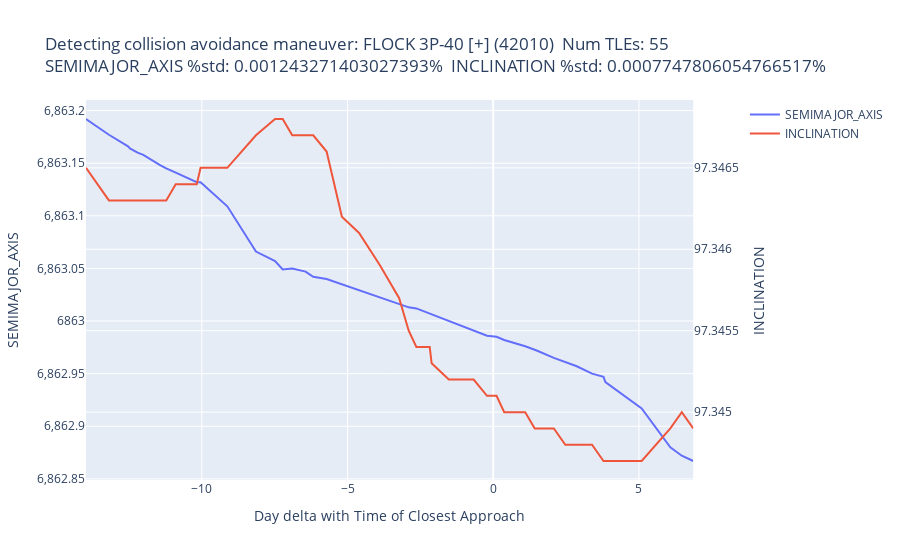

This figure's notebook cell:
### Code cell
satellite = next(iter_sat_ids)
plot_df = new_df[new_df.sat_norad == satellite]
sat_name = plot_df.head(1).sat_name
sapstd = single_max_prob[single_max_prob.sat_norad == satellite].SEMIMAJOR_AXIS_PERCENT_STD.values[0]
ipstd = single_max_prob[single_max_prob.sat_norad == satellite].INCLINATION_PERCENT_STD.values[0]

fig = make_subplots(specs=[[{"secondary_y": True}]])

fig.add_trace(
    go.Scatter(x=plot_df.ddelta, y=plot_df.SEMIMAJOR_AXIS, mode='lines', name="SEMIMAJOR_AXIS"),
    secondary_y=False,
)

fig.add_trace(
    go.Scatter(x=plot_df.ddelta, y=plot_df.INCLINATION, mode='lines', name="INCLINATION"),
    secondary_y=True,
)

fig.update_layout(
    title_text=f"Detecting collision avoidance maneuver: {sat_name.values[0]} ({satellite})  Num TLEs: {len(plot_df)}<br>SEMIMAJOR_AXIS %std: {sapstd}%  INCLINATION %std: {ipstd}%"
)

# Set x-axis title
fig.update_xaxes(title_text="Day delta with Time of Closest Approach")

# Set y-axes titles
fig.update_yaxes(title_text="SEMIMAJOR_AXIS", secondary_y=False)
fig.update_yaxes(title_text="INCLINATION", secondary_y=True)

fig.show()

### Figure 1 — Plotly figure (JSON) as saved in the notebook; plotly's stock layout.template omitted (floating-point values rounded to 4 significant figures)
{"data": [{"mode": "lines", "name": "SEMIMAJOR_AXIS", "type": "scatter", "x": [-13.97, -13.97, -13.19, -12.53, -12.47, -12.2, -12.01, -11.42, -11.22, -10.89, -10.17, -10.17, -10.04, -9.125, -9.125, -8.142, -8.142, -7.487, -7.224, -6.897, -6.438, -6.176, -5.717, -5.717, -5.193, -4.603, -4.603, -3.882, -3.227, -2.899, -2.637, -2.179, -2.113, -1.523, -1.065, -1.065, -0.6714, -0.2126, 0.115, 0.3771, 1.098, 1.426, 1.491, 2.081, 2.474, 2.474, 2.867, 3.392, 3.785, 3.85, 5.095, 5.095, 6.078, 6.471, 6.865], "xaxis": "x", "y": [6863.0, 6863.0, 6863.0, 6863.0, 6863.0, 6863.0, 6863.0, 6863.0, 6863.0, 6863.0, 6863.0, 6863.0, 6863.0, 6863.0, 6863.0, 6863.0, 6863.0, 6863.0, 6863.0, 6863.0, 6863.0, 6863.0, 6863.0, 6863.0, 6863.0, 6863.0, 6863.0, 6863.0, 6863.0, 6863.0, 6863.0, 6863.0, 6863.0, 6863, 6863.0, 6863.0, 6863.0, 6863.0, 6863.0, 6863.0, 6863.0, 6863.0, 6863.0, 6863.0, 6863.0, 6863.0, 6863.0, 6863.0, 6863.0, 6863.0, 6863.0, 6863.0, 6863.0, 6863.0, 6863.0], "yaxis": "y"}, {"mode": "lines", "name": "INCLINATION", "type": "scatter", "x": [-13.97, -13.97, -13.19, -12.53, -12.47, -12.2, -12.01, -11.42, -11.22, -10.89, -10.17, -10.17, -10.04, -9.125, -9.125, -8.142, -8.142, -7.487, -7.224, -6.897, -6.438, -6.176, -5.717, -5.717, -5.193, -4.603, -4.603, -3.882, -3.227, -2.899, -2.637, -2.179, -2.113, -1.523, -1.065, -1.065, -0.6714, -0.2126, 0.115, 0.3771, 1.098, 1.426, 1.491, 2.081, 2.474, 2.474, 2.867, 3.392, 3.785, 3.85, 5.095, 5.095, 6.078, 6.471, 6.865], "xaxis": "x", "y": [97.35, 97.35, 97.35, 97.35, 97.35, 97.35, 97.35, 97.35, 97.35, 97.35, 97.35, 97.35, 97.35, 97.35, 97.35, 97.35, 97.35, 97.35, 97.35, 97.35, 97.35, 97.35, 97.35, 97.35, 97.35, 97.35, 97.35, 97.35, 97.35, 97.35, 97.35, 97.35, 97.35, 97.35, 97.35, 97.35, 97.35, 97.35, 97.35, 97.34, 97.34, 97.34, 97.34, 97.34, 97.34, 97.34, 97.34, 97.34, 97.34, 97.34, 97.34, 97.34, 97.34, 97.34, 97.34], "yaxis": "y2"}], "layout": {"title": {"text": "Detecting collision avoidance maneuver: FLOCK 3P-40 [+] (42010)  Num TLEs: 55<br>SEMIMAJOR_AXIS %std: 0.001243271403027393%  INCLINATION %std: 0.0007747806054766517%"}, "xaxis": {"anchor": "y", "domain": [0, 0.94], "title": {"text": "Day delta with Time of Closest Approach"}}, "yaxis": {"anchor": "x", "domain": [0, 1], "title": {"text": "SEMIMAJOR_AXIS"}}, "yaxis2": {"anchor": "x", "overlaying": "y", "side": "right", "title": {"text": "INCLINATION"}}}}
